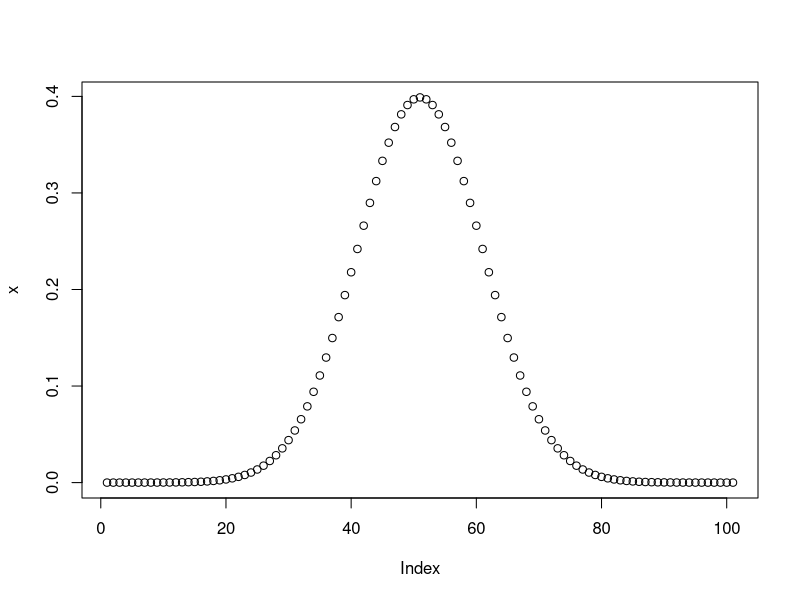
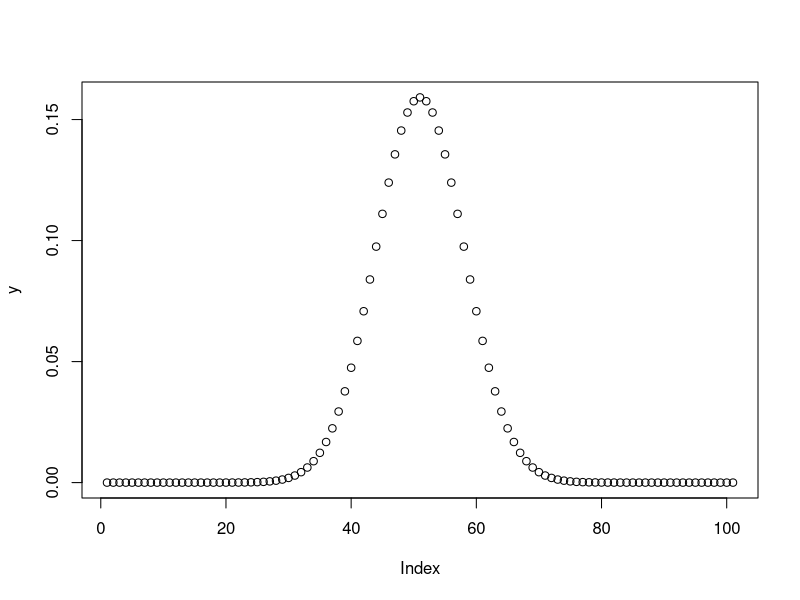
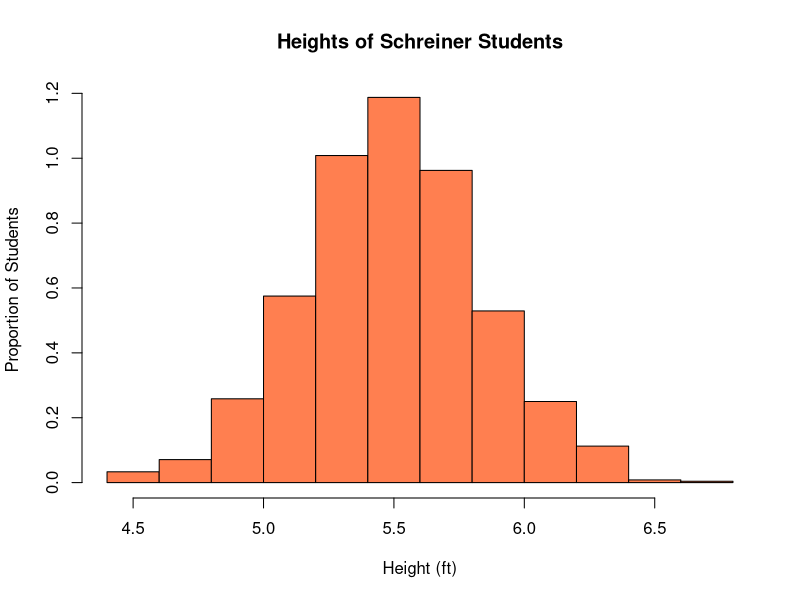
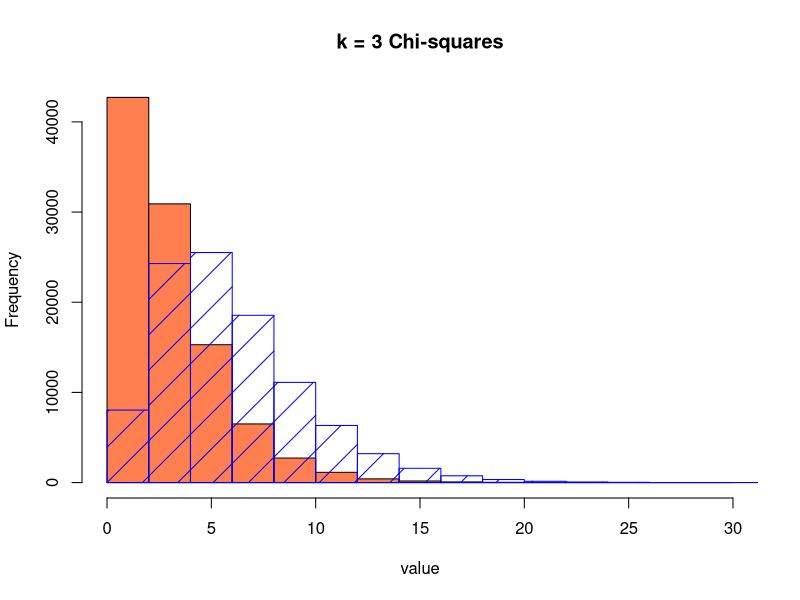
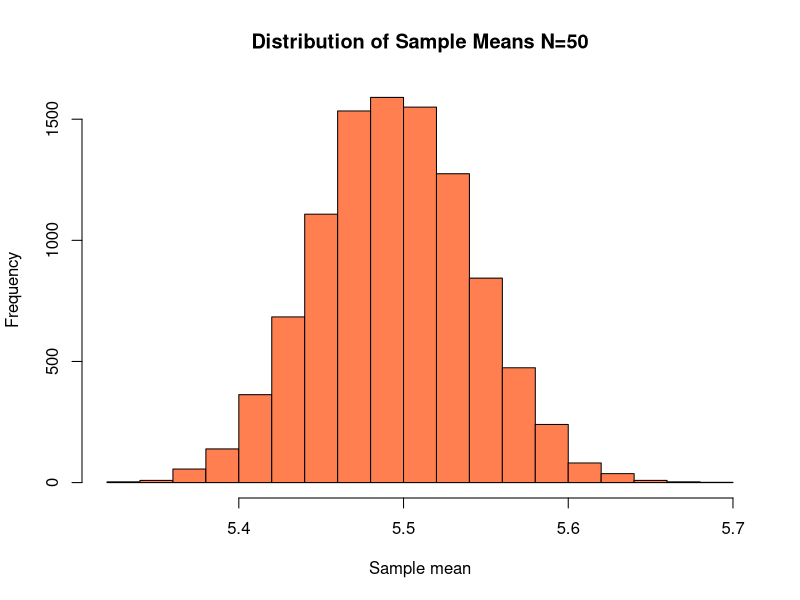
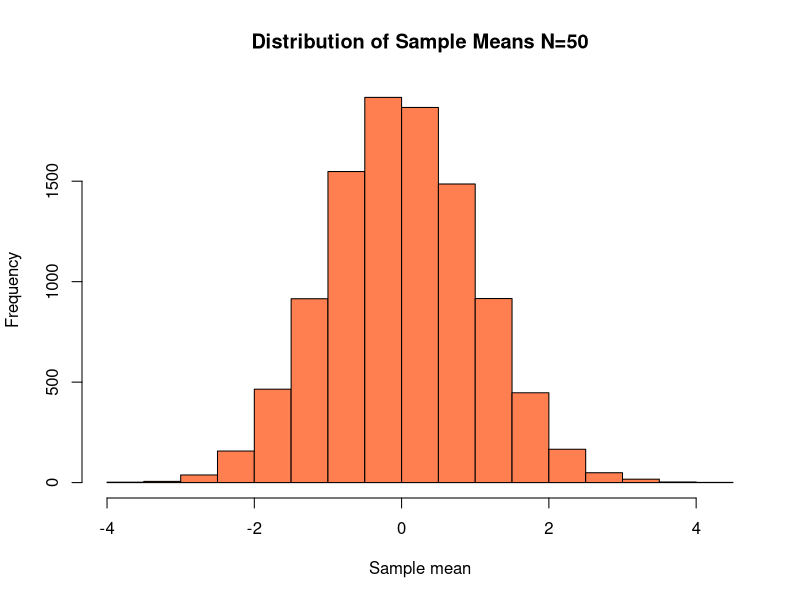
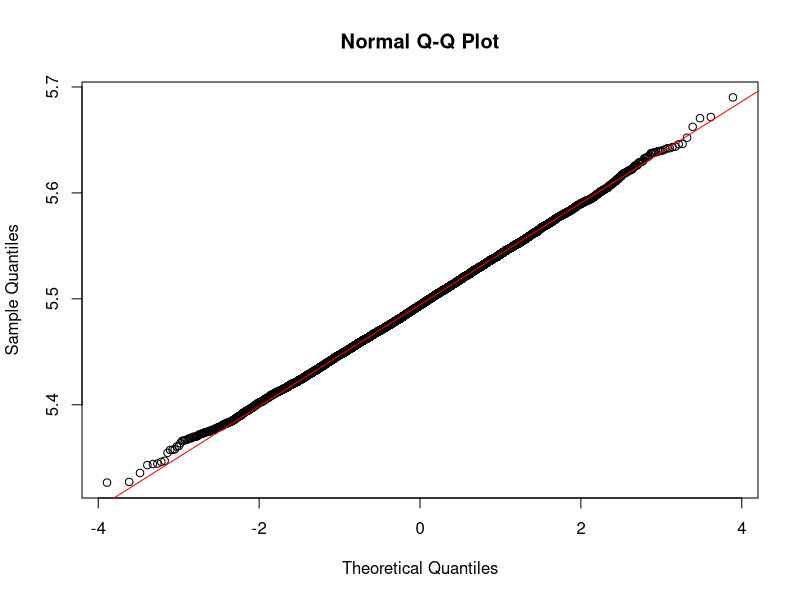

The R script that drew these images, in order:
## ---- chunk 1
knitr::opts_chunk$set(echo = TRUE,  
											comment="      ##",  
											error=TRUE, 
											collapse=FALSE  ) 
## ---- chunk 2
library(tibble)
library(ggplot2)
## ---- chunk 3
set.seed(2020)
x  <- dnorm(seq(-5, 5, .1))
x

y  <- x^2

plot(x)
plot(y, color="red")
heights<-rnorm(1200, mean=5.5, sd=4/12.0)
mean(heights)  # 5.49

hist(
     heights, 
     col='coral', 
     main='Heights of Schreiner Students', 
     ylab='Proportion of Students', 
     xlab='Height (ft)', 
     freq=FALSE)

## ---- chunk 4
set.seed(1942)
N=50
one_sample_x  <- sample(heights, replace = FALSE  , size=N)

mean(one_sample_x)  #5.53 
# this just sd of sample, NOT sd of means
sd(one_sample_x)   # 0.327  

## ---- chunk 5
knitr::knit_exit()
## ---- chunk 6
library(magrittr)
library(tibble)
k  <- 3
x  <- rnorm(k, 0, 1)
x
v  <- sum(x^2)
v

one_value  <- function(k = 3) {
  x  <- rnorm(k, 0, 1)
  sum(x^2)
}

B  <- 10e4
k  <- 3
# all set to zero
v  <- vector(mode="double", length = B)
v
# slow
v  <- replicate(B, one_value(k))

hist(
     v, 
     col='coral', 
     xlab='value', 
     main=paste0("k = ", k," Chi-squares"))

k  <- 6
v  <- replicate(B, one_value(k))
hist(
     v, 
     density=4,
     col='blue', 
     xlab='value', 
     add = TRUE, 
     main=paste0("k = ", k," Chi-squares"))

## ---- chunk 7
# take B samples (large)
B  <- 10000
sample_mean  <- function(N=50){
  mean(sample(heights, replace=FALSE , size=N))
}

# store is set of mean heights
store  <- replicate(B, sample_mean(N))
mean(store) # 5.49
sd(store)  # 0.0486 (vs 0.047 - theory)_

theory_sd  <- sqrt( (1/3)^2/N )
theory_sd   # 0.0471
hist(
     store, 
     col='coral', 
     xlab='Sample mean', 
     main='Distribution of Sample Means N=50')

# scale
hist(
     scale(store), 
     col='coral', 
     xlab='Sample mean', 
     main='Distribution of Sample Means N=50')
## ---- chunk 8
IQR(store)/sd(store)  # 1.35 (vs 1.3)

qqnorm(store)
qqline(store, col="red")


# What percent are below 5.3, using as above mean= 5.5, sd=4/12
pnorm(q=c(5.3),5.5, 1/3)    #27%
## ---- chunk 9
knitr::knit_exit() 
